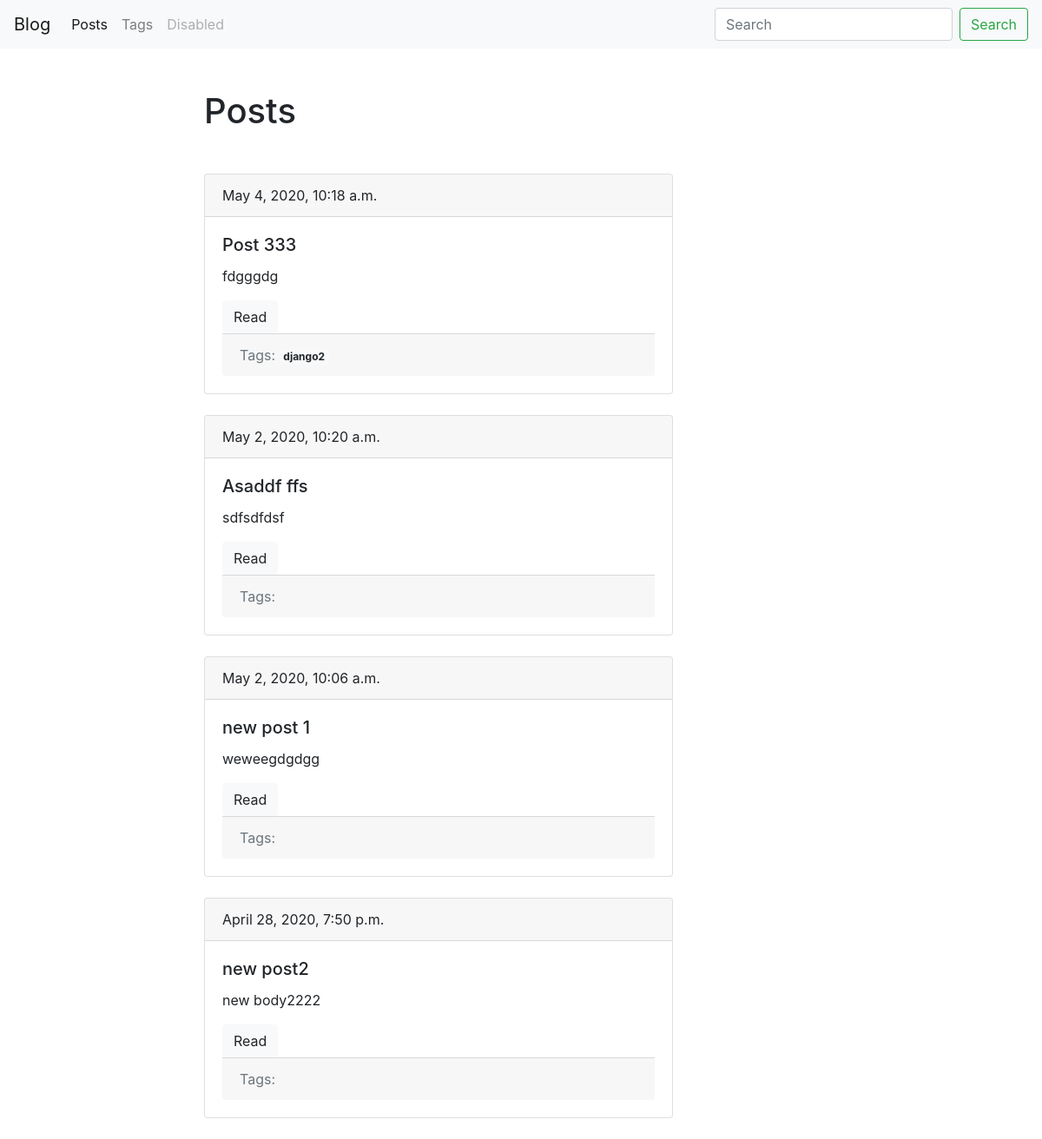
/blog/, run on an earlier commit of the app's database.
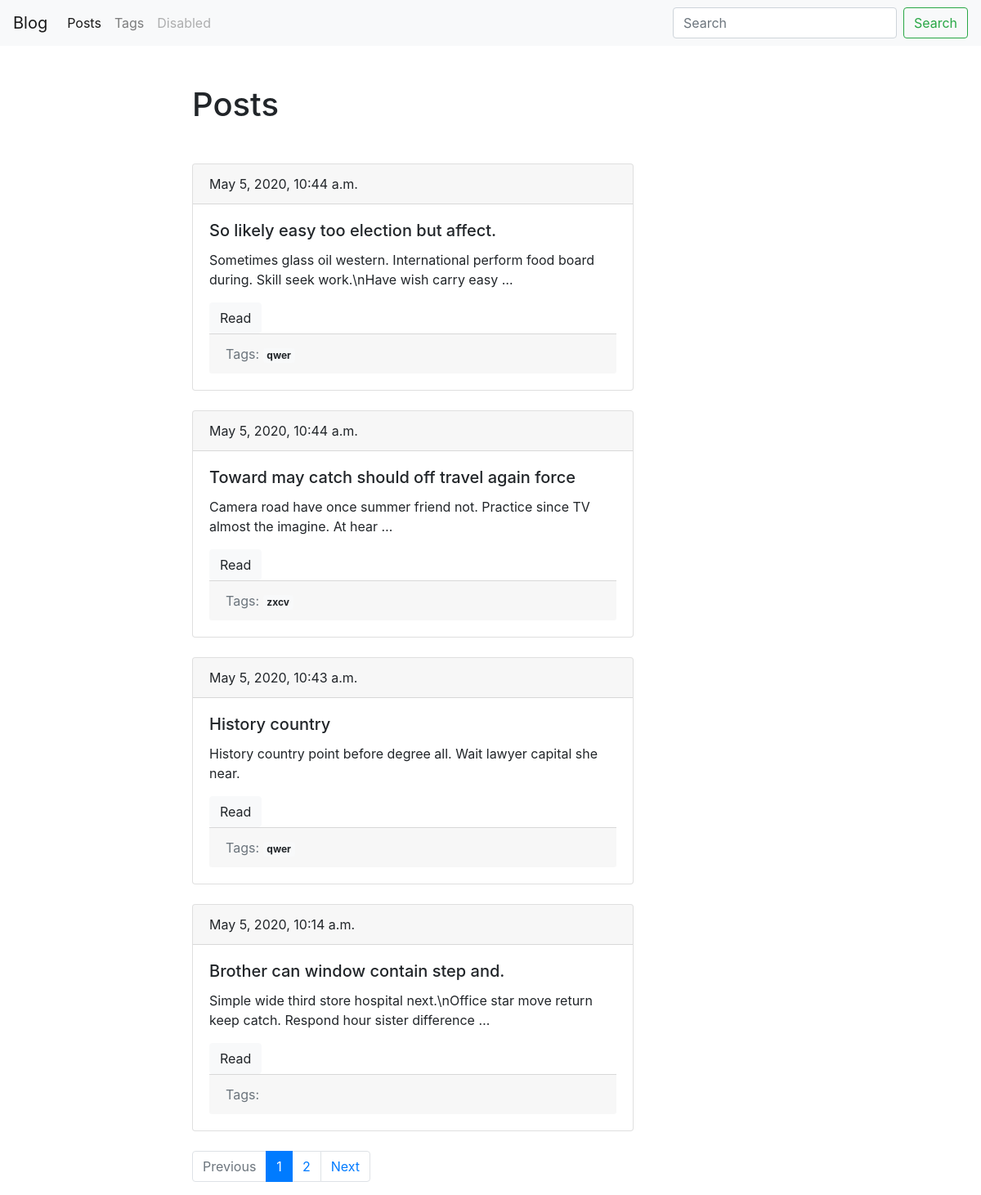
And on a later commit of the database.
### blog/models.py (models this page shows, shortened)
class Post(models.Model):
    title = models.CharField(max_length=150, db_index=True)
    slug = models.SlugField(max_length=200, blank=True, unique=True)
    body = models.TextField(blank=True, db_index=True)
    tags = models.ManyToManyField('Tag', blank=True, related_name='posts')
    date_pub = models.DateTimeField(auto_now_add=True)
    def get_absolute_url(self):
        return reverse('post_detail_url', kwargs={'slug': self.slug})
    class Meta:
        ordering = ['-date_pub']

class Tag(models.Model):
    title = models.CharField(max_length=50)
    slug = models.SlugField(max_length=70, blank=True, unique=True)
    def get_absolute_url(self):
        return reverse('tag_detail_url', kwargs={'slug': self.slug})
    class Meta:
        ordering = ['title']

### blog/views.py (the view)
# urls.py: path('', posts_list, name='posts_list_url'),
def posts_list(request):
    posts = Post.objects.all()
    paginator = Paginator(posts, 4)
    page_number = request.GET.get('page', 1)
    page = paginator.get_page(page_number)
    is_paginated = page.has_other_pages()
    prev_url = f'?page={page.previous_page_number()}' if page.has_previous() else None
    next_url = f'?page={page.next_page_number()}' if page.has_next() else None
    context = {
        'page': page,
        'is_paginated': is_paginated,
        'prev_url': prev_url,
        'next_url': next_url
    }
    return render(request, 'blog/index.html', context)

### blog/templates/blog/index.html
{% extends 'blog/base_blog.html' %}
{% block content %}
    <h1 class="mb-5">Posts</h1>
    {% for post in page.object_list %}
        {% include 'blog/includes/post_card_template.html' %}
    {% endfor %}
{% endblock %}

### blog/templates/blog/includes/post_card_template.html
<div class="card mb-4">
    <div class="card-header">
        {{ post.date_pub }}
    </div>
    <div class="card-body">
        <h5 class="card-title">{{ post.title }}</h5>
        <p class="card-text">{{ post.body|truncatewords:15 }}</p>
        <a href="{{ post.get_absolute_url }}" class="btn btn-light">Read</a>
        <div class="card-footer text-muted">
            Tags:
            {% for tag in post.tags.all %}
               <a href="{{ tag.get_absolute_url }}" class="badge badge-light">{{ tag.title }}</a>
            {% endfor %}
        </div>
    </div>
</div>

What changed in the data, as far as the page shows it:
no longer on this page (row unchanged): Post: date_pub "May 4, 2020, 10:18 a.m.", title "Post 333", body "fdgggdg"
no longer on this page (row edited): Tag: title "django2", shown under "May 4, 2020, 10:18 a.m."
no longer on this page (row unchanged): Post: date_pub "May 2, 2020, 10:20 a.m.", title "Asaddf ffs", body "sdfsdfdsf"
no longer on this page (row unchanged): Post: date_pub "May 2, 2020, 10:06 a.m.", title "new post 1", body "weweegdgdgg"
no longer on this page (row unchanged): Post: date_pub "April 28, 2020, 7:50 p.m.", title "new post2", body "new body2222"
added Post: date_pub "May 5, 2020, 10:44 a.m.", title "So likely easy too election but affect.", body "Sometimes glass oil western. International perform food board during. Skill seek work.\\nHave wish carry easy …"
added Tag: title "qwer"
added Post: date_pub "May 5, 2020, 10:44 a.m.", title "Toward may catch should off travel again force", body "Camera road have once summer friend not. Practice since TV almost the imagine. At hear …"
added Tag: title "zxcv", shown under "May 5, 2020, 10:44 a.m."
added Post: date_pub "May 5, 2020, 10:43 a.m.", title "History country", body "History country point before degree all. Wait lawyer capital she near."
added Post: date_pub "May 5, 2020, 10:14 a.m.", title "Brother can window contain step and.", body "Simple wide third store hospital next.\\nOffice star move return keep catch. Respond hour sister difference …"
Also different on the page:
text now shown: "Previous Next"
new list line: "1"
new list line: "2"
